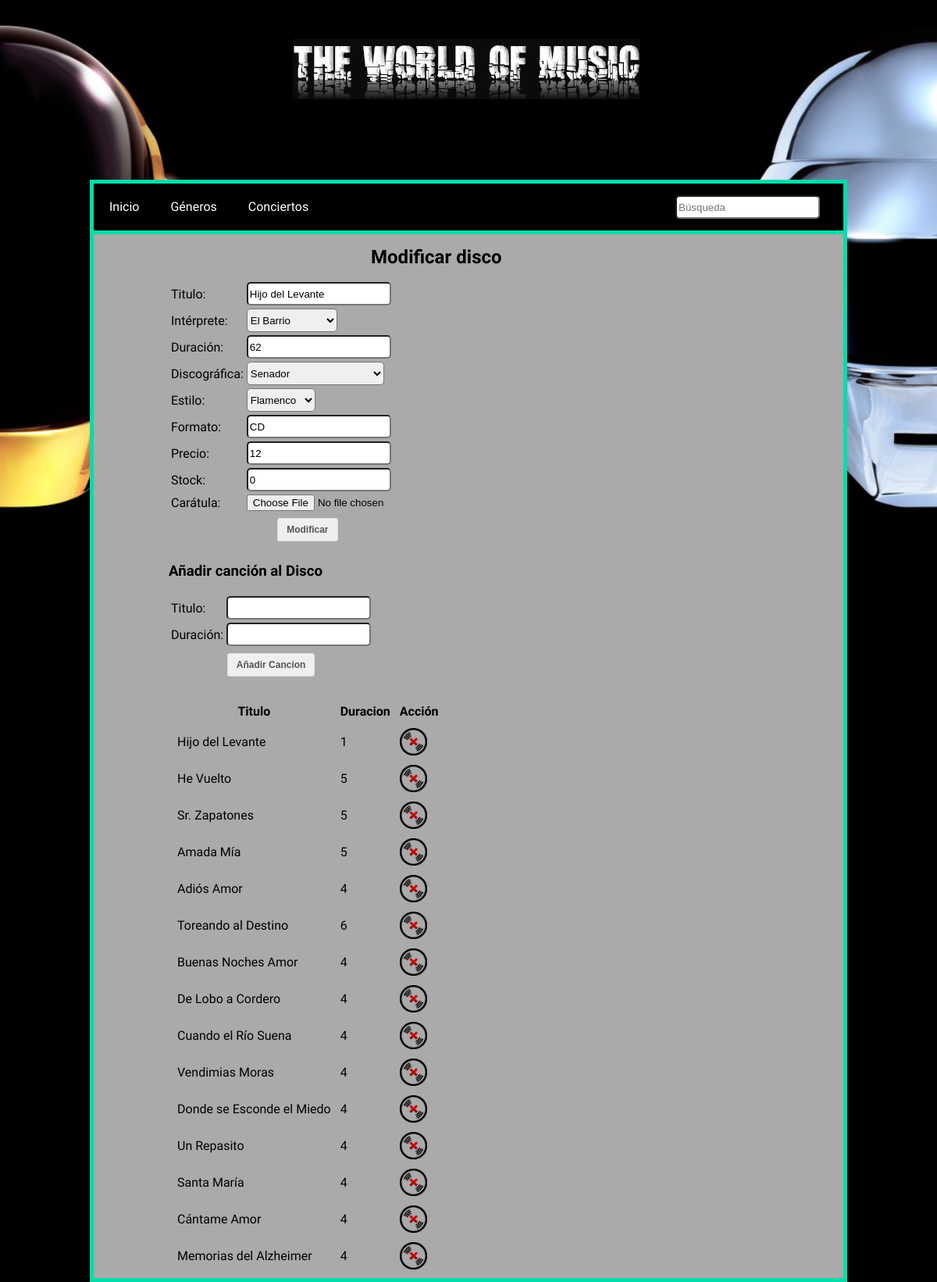
Page /modificardisco.php?idDisco=3 on the earlier database version.
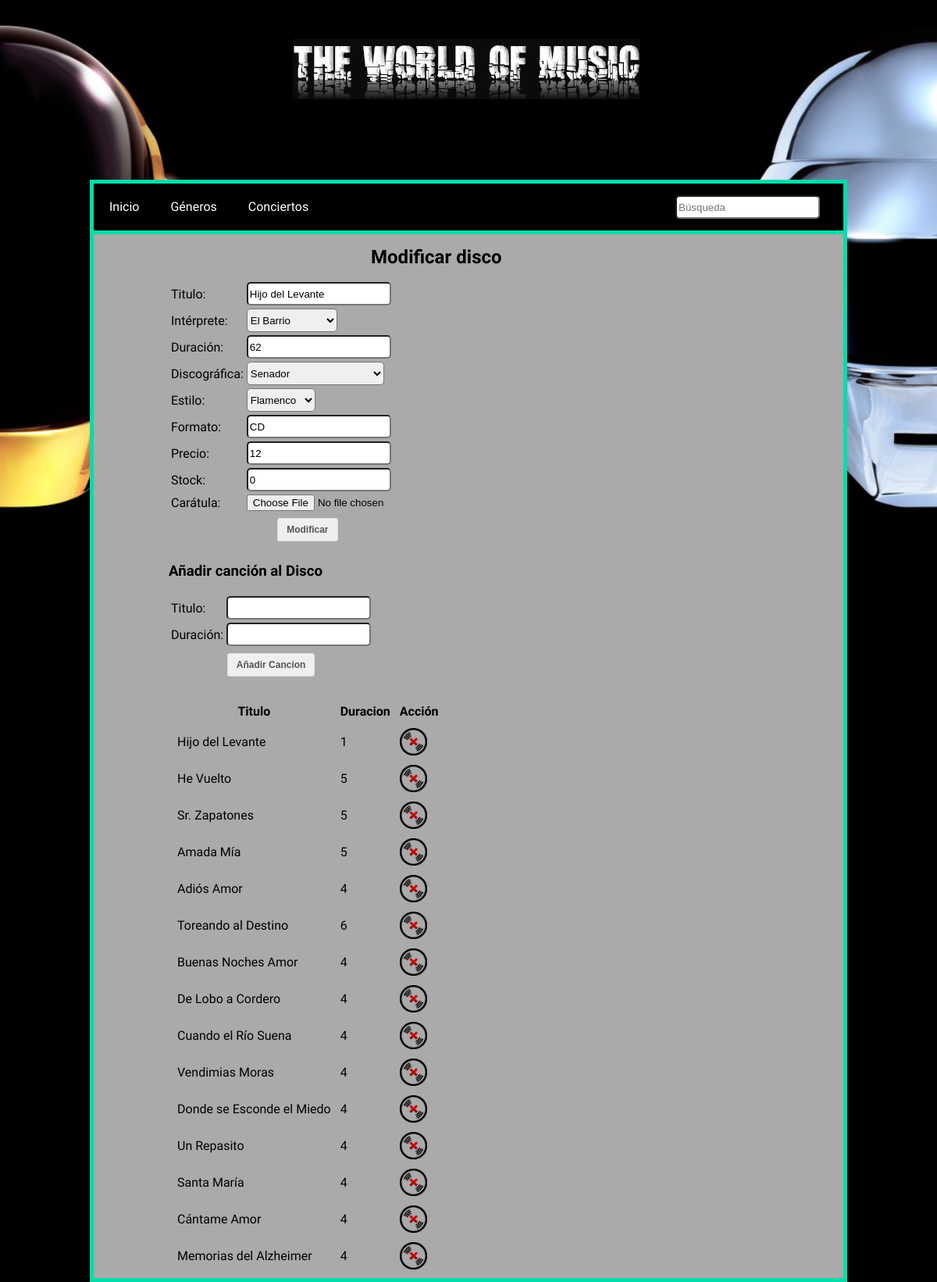
Same page on the later database version.
### tables this page shows
CREATE TABLE IF NOT EXISTS `canciones` (
  `idCancion` int(9) NOT NULL,
  `titulo` varchar(50) NOT NULL,
  `duracion` int(9) NOT NULL,
  `idDisco` int(5) NOT NULL
);

### modificardisco.php (the view, shortened to what this page needs)
<html>
    <head>
        <?php
            switch ($line["tema"]) {
        ?>
        <?php
                default:
        ?>
                    <link href="css/estilos.css" rel="stylesheet" type="text/css">
        <?php
                    break;
            }
        ?>
        <link href="css/estilosModificar.css" rel="stylesheet" type="text/css">
    </head>
    <body>
    <div id="top">
        <a href="index.php"><div id="logo"></div></a>
    </div>
    <div id="middle">
        <?php
            include("menu.php");
        ?>
        <div id="contenido">
        <?php
        if(!empty($_GET['idDisco'])){
            $query="SELECT * FROM disco where idDisco='".$_GET['idDisco']."'";
            $result = mysql_query($query) or die('Consulta fallida: ' . mysql_error());
            $line = mysql_fetch_array($result, MYSQL_ASSOC);
            $query = "SELECT * FROM interprete";
            $result2 = mysql_query($query) or die('Consulta fallida: ' . mysql_error());
            $query = "SELECT * FROM discografica";
            $result3 = mysql_query($query) or die('Consulta fallida: ' . mysql_error());
            $query = "SELECT * FROM estilo";
            $result4 = mysql_query($query) or die('Consulta fallida: ' . mysql_error());
            $query="SELECT * FROM canciones where idDisco='".$_GET['idDisco']."'";
            $result5 = mysql_query($query) or die('Consulta fallida: ' . mysql_error());
            echo "<h2>Modificar disco</h2>";
            echo "<form method='post'  action='modificardisco.php'>";
            echo "<table>";
            echo "<tr><td>Titulo:</td><td><input type='text' class='texto' name='titulo' value='".$line['titulo']."' required></td></tr>";
            echo "<tr><td>Intérprete:</td><td><select class='texto' name='interp'>";
            while ($line2 = mysql_fetch_array($result2, MYSQL_ASSOC)) {
                if($line['idInter']==$line2['idInt']){
                    echo "<option value='".$line2['idInt']."' selected>".$line2['alias']."</option>";
                }else{
                    echo "<option value='".$line2['idInt']."'>".$line2['alias']."</option>";
                }
            }
            echo "<tr><td>Duración:</td><td><input type='text' class='texto' name='duracion' value='".$line['duracion']."'></td></tr>";
            echo "<tr><td>Discográfica:</td><td><select class='texto' name='discog'>";
            while ($line3 = mysql_fetch_array($result3, MYSQL_ASSOC)) {
                if($line['idDiscografica']==$line3['idDiscografica']){
                    echo "<option value='".$line3['idDiscografica']."' selected>".$line3['nombre']."</option>";
                }else{
                    echo "<option value='".$line3['idDiscografica']."'>".$line3['nombre']."</option>";
                }
            }
            echo "<tr><td>Estilo:</td><td><select class='texto' name='estilo'>";
            while ($line4 = mysql_fetch_array($result4, MYSQL_ASSOC)) {
                if($line['idEstilo']==$line4['idEstilo']){
                    echo "<option value='".$line4['idEstilo']."' selected>".$line4['tipo']."</option>";
                }else{
                    echo "<option value='".$line4['idEstilo']."'>".$line4['tipo']."</option>";
                }
            }
            echo "<tr><td>Formato:</td><td><input type='text' class='texto' name='formato' value='".$line['formato']."'></td></tr>";
            echo "<tr><td>Precio:</td><td><input type='text' class='texto' name='precio' value='".$line['precio']."'></td></tr>";
            echo "<tr><td>Stock:</td><td><input type='text' class='texto' name='stock' value='".$line['stock']."'></td></tr>";
            echo "<tr><td>Carátula:</td><td><input type='file' accept='image/*' name='caratula'></td></tr>";
            echo "<tr><td colspan=2 align=center><input type='submit' name='modif' class='button' value='Modificar'></td></tr>";
            echo "</table>";
            echo "</form>";
            echo "<h3>Añadir canción al Disco</h3>";
            echo "<form method='post' action='modificardisco.php'>";
            echo "<table>";
            echo "<tr><td>Titulo:</td><td><input type='text' class='texto' name='titulo' required></td></tr>";
            echo "<tr><td>Duración:</td><td><input type='text' class='texto' name='duracion' required></td></tr>";
            echo "<tr><td colspan=2 align=center><input type='submit' name='anadirCan' class='button' value='Añadir Cancion'></td></tr>";
            echo "</table>";
            echo "</form>";
            echo "<table id='listaCa' cellspacing=10>";
            echo "<tr><th>Titulo</th><th>Duracion</th><th>Acción</th>";
            while ($line5 = mysql_fetch_array($result5, MYSQL_ASSOC)) {
                $cod=$line5['idCancion'];
                echo "<tr><td>".$line5['titulo']."</td><td>".$line5['duracion']."</td>
                <td><a href='eliminar.php?idCancion=$cod'><img src='imagenes/eliminar.png' onclick='javascript:return confirmacion();' title='Eliminar' width='35px' height='35px'></a></td></tr>";
            }
        }
    ?>
        </div>
    </div>
    </body>
</html>

Differences in the rows shown:
changed canciones: titulo "Amada Mí­a" → "Amada Mía"
changed canciones: titulo "Cuando el Rí­o Suena" → "Cuando el Río Suena"
changed canciones: titulo "Santa Marí­a" → "Santa María"
